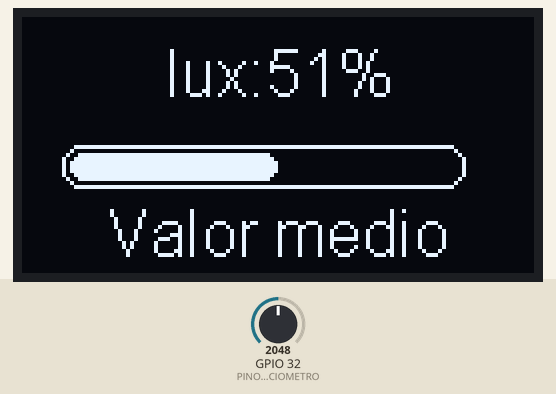
Bench run of a sketch on a simulated ESP32. On the bench: 128×64 one-colour display. Inputs (shaded band) come from the test bench; at power-on: GPIO 32 (PINO_POTENCIOMETRO) = 2048. What the sketch prints to the serial monitor is not drawn.

Above: at 1.3 s.
1.4 s: GPIO 32 (PINO_POTENCIOMETRO) set to 1292
At 2.5 s:
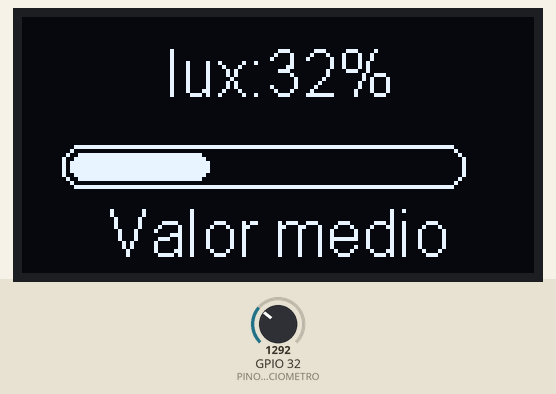
3.0 s: GPIO 32 (PINO_POTENCIOMETRO) set to 1183
At 4.0 s:
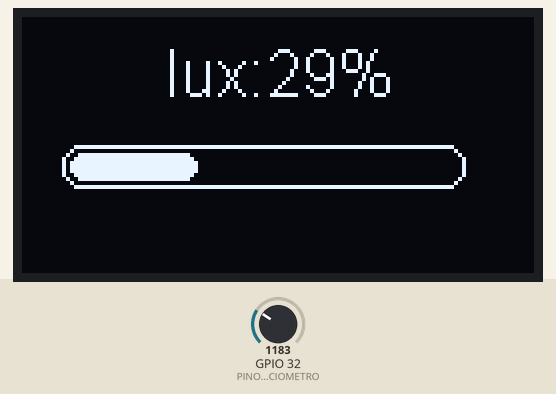
4.6 s: GPIO 32 (PINO_POTENCIOMETRO) set to 0
At 5.5 s:
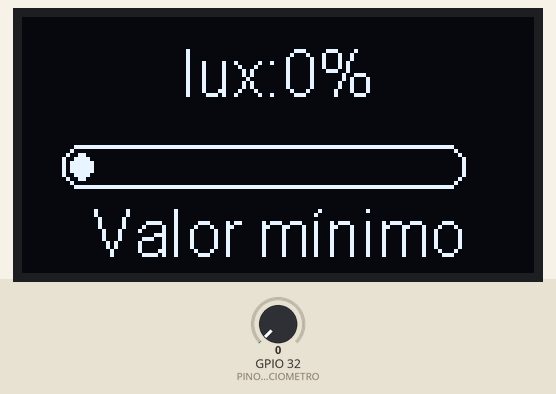
6.1 s: GPIO 32 (PINO_POTENCIOMETRO) set to 4095
At 7.0 s:
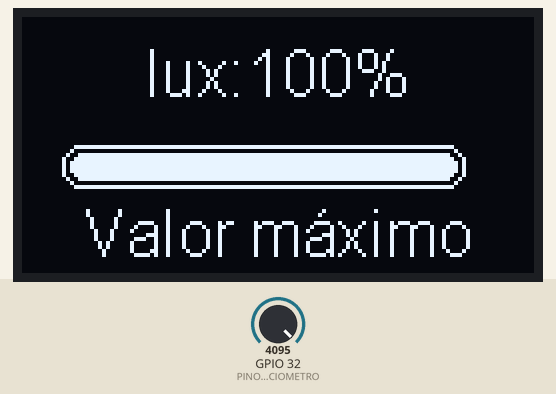
Timing chart, 0 to 8.6 s (numbered marks = the images above; inputs shaded):
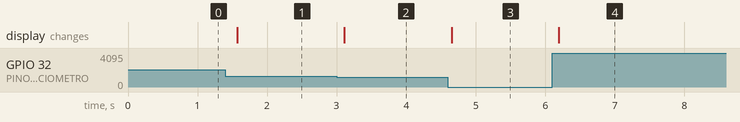

The sketch:

JARM_ESP32_-_PROGRESSIVE_BAR_-_LDR.ino
```cpp
//https://randomnerdtutorials.com/esp32-ssd1306-oled-display-arduino-ide/

#include "SSD1306.h" // alias for #include "SSD1306Wire.h"

//objeto controlador do display de led
/*
  0x3c  :   é um identificador único para comunicação do display
  pino 5 e 4 são os de comunicação (SDA, SDC)
*/
SSD1306  display(0x3c, 21, 22);

//pino que ligamos o potenciometro
#define PINO_POTENCIOMETRO 32

//utilizado para fazer o contador de porcentagem
int contador;

void setup() {
  Serial.begin(115200);
  Serial.println();
  Serial.println();


  // Inicializa o objeto que controlará o que será exibido na tela
  display.init();

  //gira o display 180º (deixa de ponta cabeça)
 // display.flipScreenVertically();

  //configura a fonte de escrita "ArialMT_Plain_10"
 // display.setFont(ArialMT_Plain_10);


  //configura o pino para fazer a leitura do potenciômetro.
  pinMode(PINO_POTENCIOMETRO, INPUT);

}

void loop() {

  //leitura do valor do potenciometro
  int valor = analogRead(PINO_POTENCIOMETRO);
  //Serial.println(valor);

  //mapeando o valor do potenciometro para o valor da barra de progresso
  //potenciometro faz a leitura do valor no intervalo de 0 a 4095
  //a barra de progresso espera um valor entre 0 e 100
  contador = map(valor, 4095, 0, 100, 0);

  //limpa todo o display, apaga o contúdo da tela
  display.clear();

//  ++counter;
//  counter > 100 ? counter = 0 : counter = counter;

  //desenha a progress bar
  drawProgressBar();

  //exibe na tela o que foi configurado até então.
 display.display();
 delay(500);
}


//função para desenhar a progress bar no display
void drawProgressBar() {

  Serial.print(">> ");
  Serial.println(contador);

  // desenha a progress bar
  /*
   * drawProgressBar(x, y, width, height, value);
    parametros (p):
      p1: x       --> coordenada X no plano cartesiano
      p2: y       --> coordenada Y no plano cartesiano
      p3: width   --> comprimento da barra de progresso
      p4: height  --> altura da barra de progresso
      p5: value   --> valor que a barra de progresso deve assumir

  */
  display.flipScreenVertically();
  display.drawProgressBar(10, 32, 100, 10, contador);

  // configura o alinhamento do texto que será escrito
  //nesse caso alinharemos o texto ao centro
 display.setTextAlignment(TEXT_ALIGN_CENTER);

  //escreve o texto de porcentagem
  /*
   * drawString(x,y,text);
    parametros (p):
     p1: x      --> coordenada X no plano cartesiano
     p2: y      --> coordenada Y no plano cartesiano
     p3: string --> texto que será exibido
  */
  display.setFont(ArialMT_Plain_16);
 // display.drawString(64,64,"LUMINOSITY ");
  display.drawString(64, 5, "lux:"+ String(contador) + "%");
 // display.drawString(64,64,"LUMINOSITY");

  //se o contador está em zero, escreve a string "valor mínimo"
  if(contador == 0){
    display.drawString(64, 45, "Valor mínimo");
  }
  //se o contador está em 100, escreve a string "valor máximo"
  if((contador > 30) && (contador <= 70)){
    display.drawString(64, 45, "Valor medio");
  }
  if(contador == 100){
    display.drawString(64, 45, "Valor máximo");
  }


} // fim loop
```

Measured:
- the behaviour switches between 1229 and 1228 on GPIO 32 (PINO_POTENCIOMETRO) (found by bisection; images 1 and 2)
- after the input at 1.4 s, the display: changes after 0.17 s (image 1)
- after the input at 3.0 s, the display: changes after 0.11 s (image 2)
- after the input at 4.6 s, the display: changes after 0.06 s (image 3)
- after the input at 6.1 s, the display: changes after 0.10 s (image 4)
